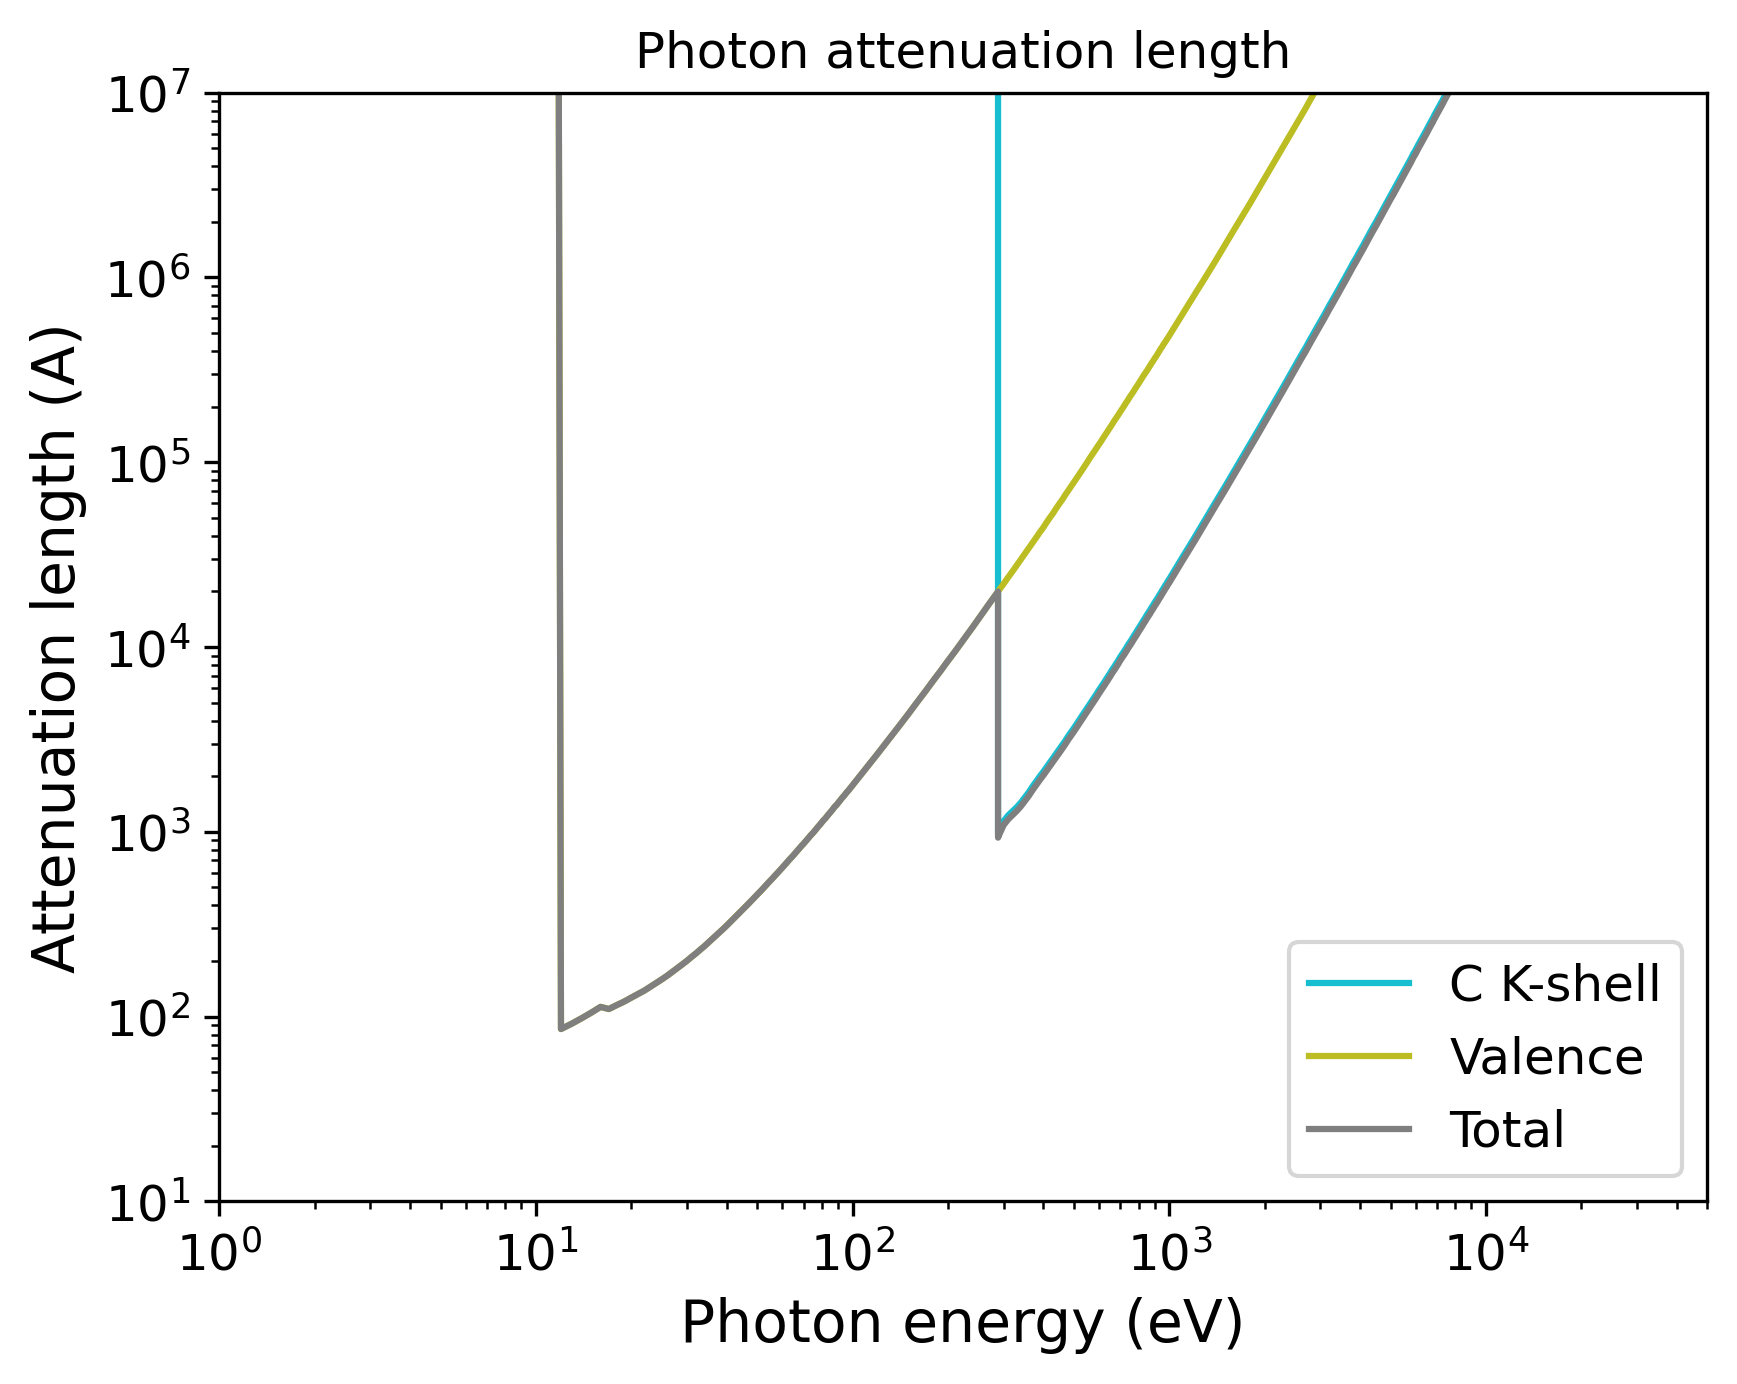

Write the Python code that produced this figure.
import pandas as pd
import numpy as np
import matplotlib.pyplot as plt
import matplotlib.cm as cm
# Set the format:
plt.xlabel("Photon energy (eV)", fontsize=14)
plt.ylabel("Attenuation length (A)", fontsize=14)
plt.xticks(fontsize=12)
plt.yticks(fontsize=12)
plt.grid(False)
# Set the axes:
# Read the output file:
df = pd.read_csv(r"OUTPUT_Biphenylene_Photon_IMFP.dat", sep=r'\s+', header=None, comment="#", skipinitialspace=True)
plt.xscale("log")
plt.yscale("log")
# Prepare the plot:
columns_to_plot = [ 1, 2, 3]
labels = [ "C K-shell", "Valence", "Total"]
# Create N distinct colors from a colormap
N = len(columns_to_plot)
colors = plt.cm.tab10(np.linspace(1, 0, 10))
# Set line styles:
linestyles = [ "-", "-", "-"]
for i, col in enumerate(columns_to_plot):
    color = colors[i % len(colors)]
    ls    = linestyles[i % len(linestyles)]
    label = labels[i % len(labels)]
    plt.plot(df.iloc[:, 0], df.iloc[:, col],
    color=color,
    label=label,
    linestyle=ls)
plt.xlim(1.00000000,50000.00000000)
plt.ylim(10.00000000,10000000.00000000)
plt.title("Photon attenuation length")
plt.legend(loc="best", fontsize=12)
# Save the plot in this format:
plt.savefig("OUTPUT_MFP_photon.png", dpi=300, bbox_inches="tight")
